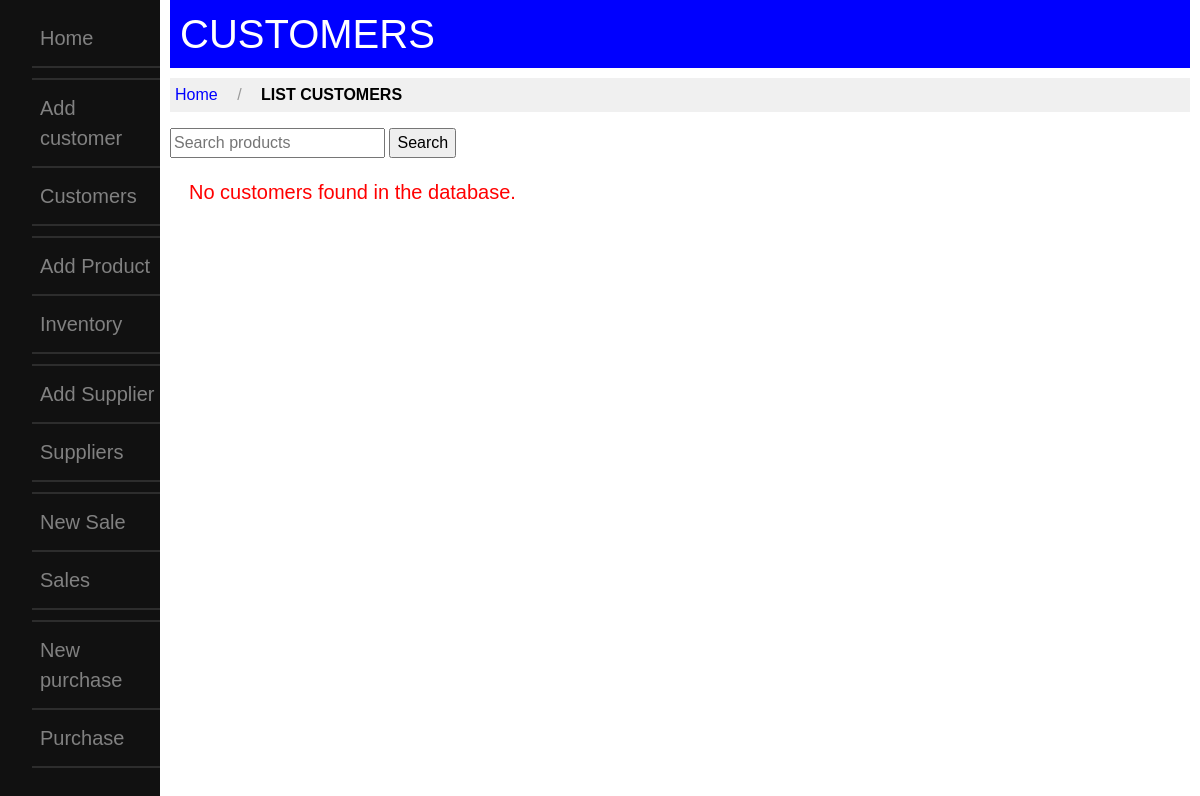
Before: /customer_view/ with the older database file.
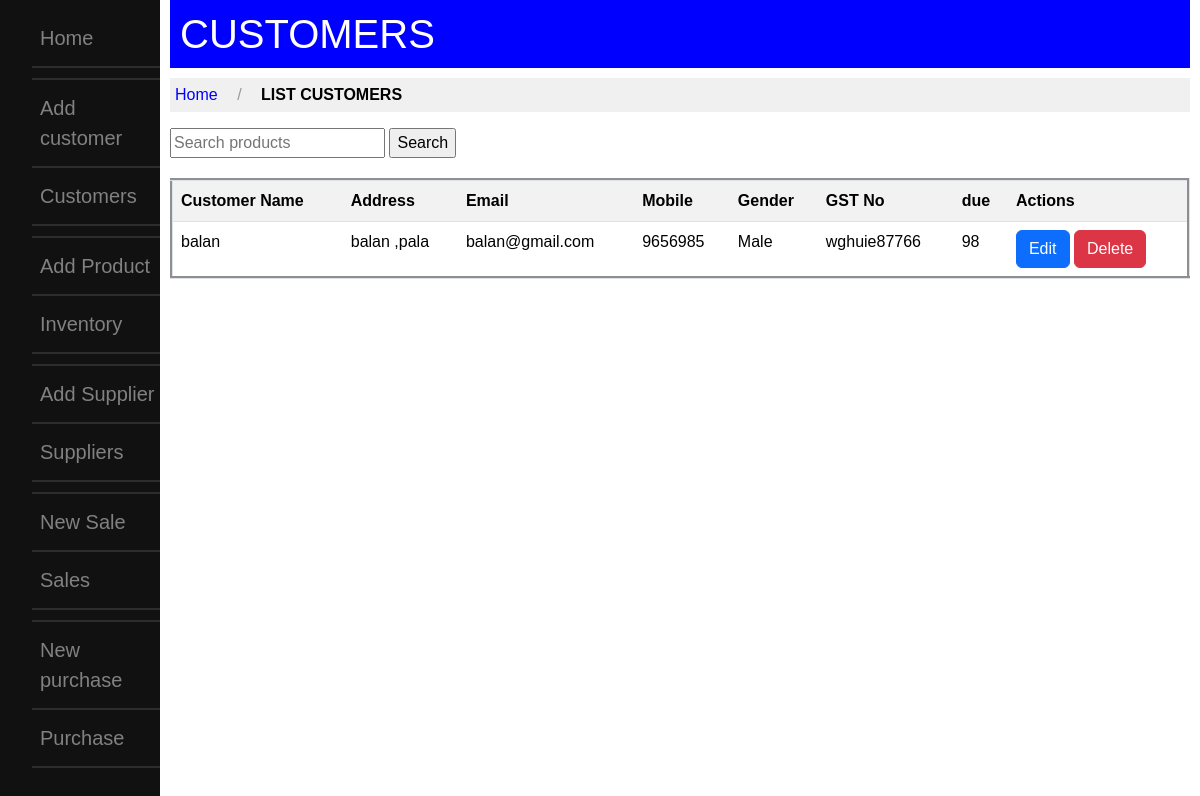
After: the same page with the newer database file.
### movies/models.py (models this page shows, shortened)
class Customer(models.Model):
    GENDER_CHOICES = [
        ('male', 'Male'),
        ('female', 'Female'),
        ('other', 'Other'),
    ]
    cus_name = models.CharField(max_length=100,null=True)
    cus_add = models.TextField(null=True)
    cus_email = models.EmailField(blank=True,)
    cus_email = models.EmailField(blank=True,)
    cus_mob = models.CharField(max_length=15,null=True)
    cus_gender = models.CharField(max_length=10, choices=GENDER_CHOICES)
    cus_gstno= models.CharField(max_length=15,null=True)
    cus_due= models.CharField(max_length=15,null=True)

### movies/views.py (the view)
# urls.py: path('customer_view/', views.customer_view, name='customer_view'),
def customer_view(request):
    search = request.GET.get('search', '')
    customers = Customer.objects.filter(cus_name__icontains=search)
    return render(request, 'customer_view.html', {'customers': customers})

### templates/customer_view.html (shortened to what this page needs)
{% extends 'base_layout.html' %}
{% block content %}
<body>
<div class="main">
    <main>
        <h1 class="title">CUSTOMERS</h1>
        <ul class="breadcrumbs">
            <li><a href="{% url 'base' %}">Home  </a></li>
            <li class="divider">/</li>
            <li><a href="#" class="active">LIST CUSTOMERS</a></li>
        </ul>
        <form method="get">
            <input type="text" name="search" placeholder="Search products" value="{{ request.GET.search|default:'' }}">
            <input type="submit" value="Search">
        </form>
        {% if customers %}
            <table border='3' class='table table-striped'>
                <tr>
                    <th>Customer Name</th>
                    <th>Address</th>
                    <th>Email</th>
                    <th>Mobile</th>
                    <th>Gender</th>
                    <th>GST No</th>
                    <th>due</th>
                    <th>Actions</th>
                </tr>
                {% for customer in customers %}
                    <tr>
                        <td>{{ customer.cus_name }}</td>
                        <td>{{ customer.cus_add }}</td>
                        <td>{{ customer.cus_email }}</td>
                        <td>{{ customer.cus_mob }}</td>
                        <td>{{ customer.get_cus_gender_display }}</td>
                        <td>{{ customer.cus_gstno }}</td>
                        <td>{{ customer.cus_due }}</td>
                        <td><a href="{% url 'customer_edit' customer.id %}"class="btn btn-primary">Edit</a>
                        <a href="{% url 'customer_del' customer.id %}"class="btn btn-danger">Delete</a></td>
                    </tr>
                {% endfor %}
            </table>
        {% else %}
            <p>No customers found in the database.</p>
        {% endif %}
    </main>
{% endblock content %}

### templates/base_layout.html (shortened to what this page needs)
{% load static %}
<!DOCTYPE html>
<html lang="en">
	<head>
        {% load static %}
        {% load crispy_forms_tags %}
		{% load bootstrap5 %}
		{% bootstrap_css %}
	</head>
<body>
  <div class="sidebar">
    <ul>
        <li><a href="{% url 'base' %}">Home</a></li>
        <hr>  <hr>
        <li><a href="{% url 'customer_add' %}">Add customer</a></li>
        <hr>
        <li><a href="{% url 'customer_view' %}">Customers</a></li>
        <hr>  <hr>
        <li><a href="{% url 'product_add' %}">Add Product</a></li>
        <hr>
        <li><a href="{% url 'product_list' %}">Inventory</a></li>
        <hr><hr>
        <li><a href="{% url 'supplier_add' %}">Add Supplier</a></li>
        <hr>
        <li><a href="{% url 'supplier_view' %}">Suppliers</a></li>
        <hr>  <hr>
        <li><a href="/sale_new">New Sale</a></li>
        <hr>
        <li><a href="{% url 'sale_list' %}">Sales</a></li>
        <hr>  <hr>
        <li><a href="/purchase_new">New purchase</a></li>
        <hr>
        <li><a href="/purchase_new">Purchase</a></li>
        <hr>
    </ul>
  </div>
    {% block content %}
	{% endblock content %}
</div>
</body>
</html>

### templates/base_layout.html (style rules this page uses)
.sidebar { height: 100%; width: 160px; position: fixed; z-index: 1; top: 0; left: 0; background-color: #111; overflow-x: hidden; padding-top: 20px; }
.sidebar a { padding: 3px 4px 3px 8px; text-decoration: none; font-size: 20px; color: #818181; display: block; }
.main { margin-left: 160px; padding: 0px 10px; }
li { list-style-type: none; }
hr { border: 1px solid #818181; margin-top: 10px; margin-bottom: 10px; }

### templates/customer_view.html (style rules this page uses)
table { width: 100%; border-collapse: collapse; margin-top: 20px; }
table th, table td { padding: 8px; text-align: left; }
body { font-family: Arial, sans-serif; margin: 0; padding: 0; }
h1.title { background-color: blue; color: white; padding: 10px; }
ul.breadcrumbs { list-style: none; padding: 0; background-color: #f0f0f0; margin-top: 10px; }
ul.breadcrumbs li { display: inline-block; padding: 5px; }
ul.breadcrumbs li.divider { margin: 0 5px; color: #999; }
ul.breadcrumbs li a { text-decoration: none; color: blue; }
ul.breadcrumbs li a.active { color: black; font-weight: bold; }

Changed rows visible on the page:
added Customer: cus_name "balan", cus_add "balan ,pala", cus_email "balan@gmail.com", cus_mob "9656985", cus_gender "Male", cus_gstno "wghuie87766", cus_due "98"
Other visible differences:
text no longer shown: "No customers found in the database."
text now shown: "Customer Name Address Email Mobile Gender GST No due Actions"
